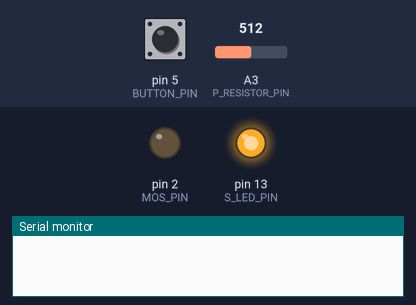
Bench run of a sketch on a simulated Arduino Uno, built with avr-gcc and run on an emulated ATmega328P. Parts: output pins drawn as LEDs (lit = HIGH), the last lines printed to the serial monitor. Dashed ring = blinking. Inputs (shaded band) come from the test bench; at power-on: pin 5 (BUTTON_PIN) HIGH, A3 (P_RESISTOR_PIN) = 512.

Above: at 1.3 s.
1.4 s: pin 5 (BUTTON_PIN) pulled LOW for 3.2 s
At 4.3 s:
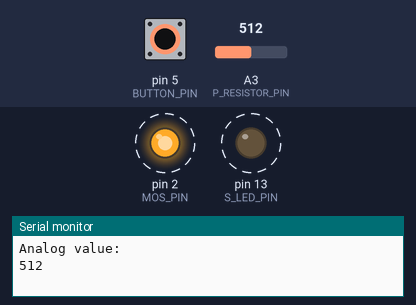
6.1 s: pin 5 (BUTTON_PIN) pulled LOW for 0.3 s
At 7.1 s:
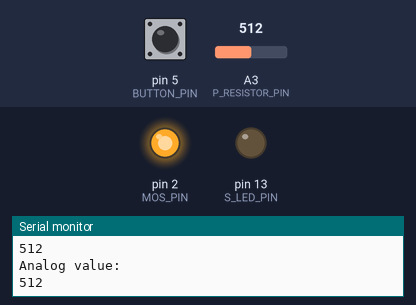
7.9 s: pin 5 (BUTTON_PIN) pulled LOW for 1 s
At 8.5 s:
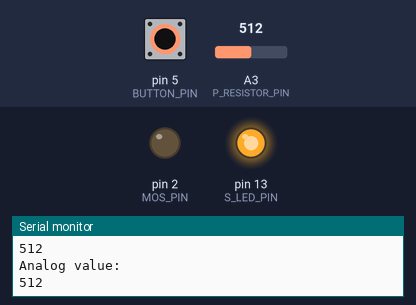
Timing chart, 0 to 10.9 s (numbered marks = the images above; inputs shaded):
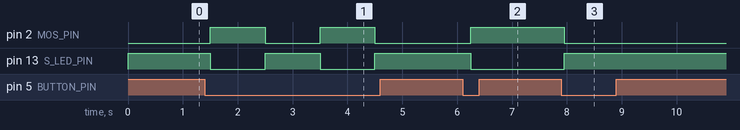

The sketch:

teg_arduino_code.ino
```cpp
/* Chem-E-Car Club Code
  Last Updated: Spring 2020
  Author: Nicholas Gildenhuys
*/

// no p_led, that is just hardwired as on
//#define P_LED_PIN  2 // defined as the LED for giving p_resistor steady signal
#define S_LED_PIN  13// using the built in LED for state
#define BUTTON_PIN  5// define as buttun pin
#define P_RESISTOR_PIN  A3//define as the photoresistor pin
#define MOS_PIN  2//defined as the pin outputing to the mosfet
#define TRANS 50//the transistion value to stop the solonoid at
// look at the iodine clock reaction graph for the curve
// 50 was chosen from this graph

//int state   = 0; // not really used in final build
//int history = 0; // for later use if we need a better gauge of iodine cock value
int p_val;
/* void setup()

   Function:
      - Sets up the proper pins as inputs and outputs
      - begins serial communication with terminal for debugging
*/
void setup()
{
  Serial.begin(9600); // starts serial communication for debugging

  //pinMode(P_LED_PIN, OUTPUT); // sets the led pin as an output
  pinMode(S_LED_PIN, OUTPUT);
  pinMode(MOS_PIN, OUTPUT);
  pinMode(P_RESISTOR_PIN, INPUT); // sets the photo resistor pin to be an input
  pinMode(BUTTON_PIN, INPUT); // sets the button pin to be an input

  digitalWrite(S_LED_PIN, HIGH);
  //digitalWrite(BUTTON_PIN, HIGH);

}

/* void loop()

   Function: the main loop function, what is in here will loop over and over while the arduino is on.
      - Check if the button has been pressed to be start tracking photoresistor value
      - If pressed for a certain time, reset everything, if just momentary, pick up where ever it last left off
      - While tracking check for significant change (will require testing to figure out what that change will have to be
      - Once the proper change is seen by the resistor, send a HIGH to the MOSFET to turn ON/OFF (not sure what the prefered state is) the solonoid and signal a side LED that it's done
      - Once finished, exit and return to steady stat button input, and LED should show that it's in this state

*/
void loop()
{
  while(digitalRead(BUTTON_PIN)) delay(250); // wait to start the car

  // turn off status led pin
  digitalWrite(S_LED_PIN, LOW);
  // arm the solonoid
  digitalWrite(MOS_PIN, HIGH);
  delay(1000); // I know this is not the best way to do this
  do{
    p_val = analogRead(P_RESISTOR_PIN);
    Serial.println("Analog value: ");
    Serial.println(p_val);
    if(!digitalRead(BUTTON_PIN)) break;
    delay(100);
  }while(p_val > TRANS);
  digitalWrite(S_LED_PIN, HIGH);

  digitalWrite(MOS_PIN, LOW);
  delay(1000);// #badpractice
}
```

Measured:
- after the input at 1.4 s, pin 2 (MOS_PIN), pin 13 (S_LED_PIN): alternates HIGH for 1.0 s and LOW for 1.0 s, starting after 0.10 s
- after the input at 6.1 s, pin 2 (MOS_PIN): LOW → HIGH after 0.15 s; pin 13 (S_LED_PIN): HIGH → LOW after 0.15 s
- after the input at 7.9 s, pin 2 (MOS_PIN): HIGH → LOW after 0.05 s; pin 13 (S_LED_PIN): LOW → HIGH after 0.05 s
